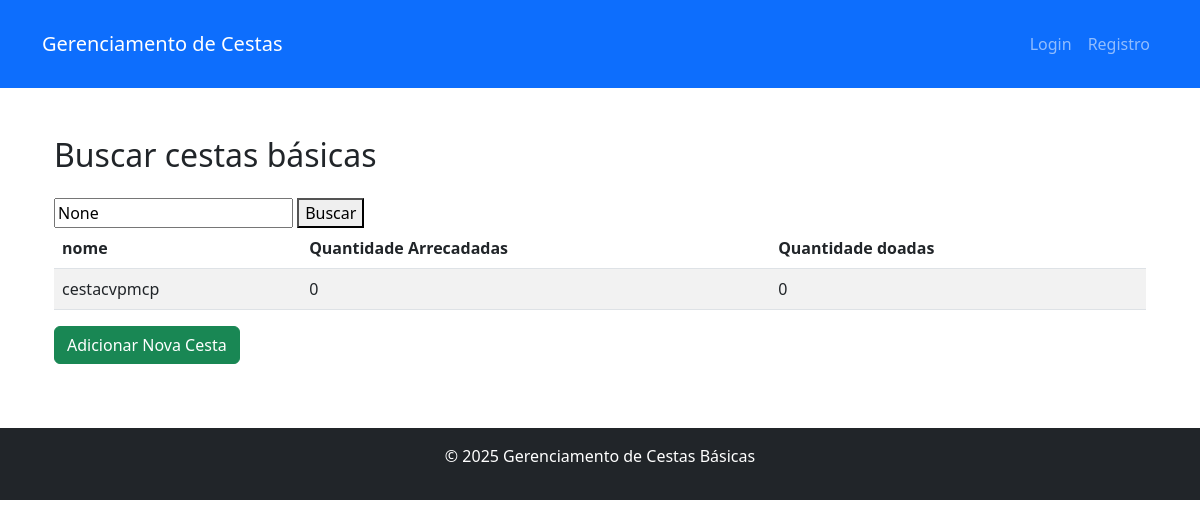
/home/cestas/, run on the app's committed database.
### gerenciador/models.py (models this page shows)
class TbModelo_Cesta(models.Model):
    id_Cesta = models.AutoField(primary_key= True, null= False)
    nome = models.CharField(max_length = 255,null= False)
    Quant_Arrecadadas = models.PositiveIntegerField(null= False, default=0)
    Quant_doadas = models.PositiveIntegerField(null= False, default=0)
    Item_e_cesta = models.ManyToManyField(TbItem_Cesta, through= "TbAsItem_Modelo")

### gerenciador/views.py (the view)
def buscar_Cestas_Basicas(request):
    query = request.GET.get('q')
    Cestas_Basicas = TbModelo_Cesta.objects.all()
    if query:
        Cestas_Basicas = Cestas_Basicas.filter(nome__icontains=query)
    return render(request, 'Cestas-Basicas.html', {'Cestas_Basicas': Cestas_Basicas, 'query': query})

### gerenciador/templates/Cestas-Basicas.html (shortened to what this page needs)
{% extends 'base.html' %}
{% block content %}
    <div class="container">
        <h2 class="mb-4">Buscar cestas básicas</h2>
        <form method="get" action="{% url 'cestas_basicas' %}">
            <input type="text" name="q" placeholder="Digite o nome da Cesta_Basica" value="{{ query }}">
            <button type="submit">Buscar</button>
        </form>
        {% if Cestas_Basicas %}
            <table class="table table-striped">
                <thead>
                    <tr>
                        <th>nome</th>
                        <th>Quantidade Arrecadadas</th>
                        <th>Quantidade doadas</th>
                    </tr>
                </thead>
                <tbody>
                    {% for Cesta_Basica in Cestas_Basicas %}
                        <tr>
                            <td>{{ Cesta_Basica.nome }}</td>
                            <td>{{ Cesta_Basica.Quant_Arrecadadas }}</td>
                            <td>{{ Cesta_Basica.Quant_doadas }}</td>
                        </tr>
                    {% endfor %}
                </tbody>
            </table>
        {% else %}
            <p class="text-muted">Nenhum modelo de cesta básica cadastrada cadastrada.</p>
        {% endif %}
        <a href="{% url 'criar_Cesta_Basica' %}" class="btn btn-success mb-3">Adicionar Nova Cesta</a>
    </div>
{% endblock %}

### data on the page
TbModelo_Cesta: nome "cestacvpmcp", Quant_Arrecadadas "0", Quant_doadas "0"
